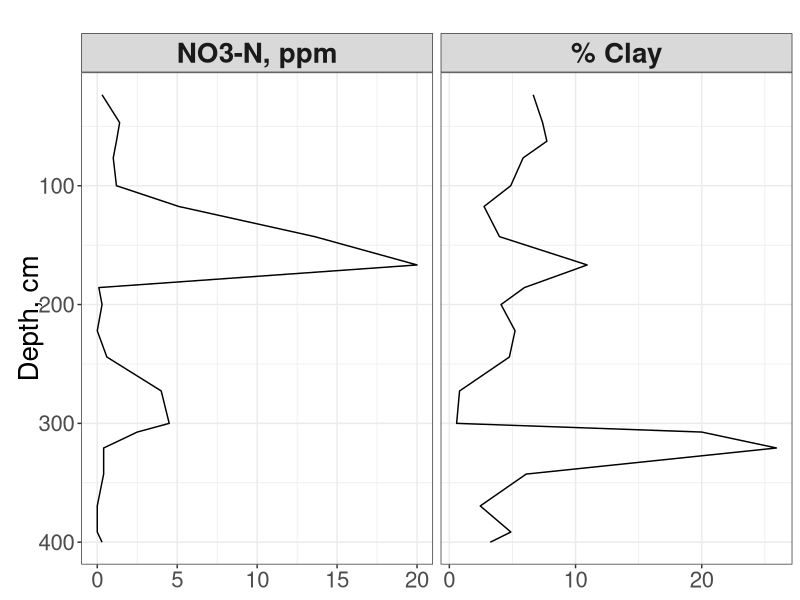

Write R code to recreate this figure.
library(ggplot2)
library(reshape2)
library(grid)

#x11()
#your data, note changed field names
foo=read.csv("para_15-10_samples.csv",stringsAsFactors=FALSE)
corez=read.csv("para_15-10_cores.csv",stringsAsFactors=FALSE)

#create depths scaled by % recovery
scalez=corez$rec[foo$CORE]
intervalz=foo$BDEPTH-foo$TDEPTH
sintervalz=intervalz/scalez
depthz=cumsum(sintervalz)

#convert Non-detectable into zero values
foo$NO3[which(foo$NO3=="ND")] = 0.0
foo$NO3=as.numeric(foo$NO3)

foo=cbind(foo,depthz)
#foo$NO3
#plot(foo$NO3,-depthz,type="l")

#grid.locator()
#log <- structure(list(Depth = foo$depthz, Nitrate = foo$NO3, Clay = foo$Clay, .Names #= c("Depth", "NO3-N", "%Clay"), class = "data.frame"))

#melting
subset=data.frame(foo$depthz,foo$NO3,foo$Clay)#,foo$PH,foo$EC)
colnames(subset)=c("Depth","NO3-N, ppm","% Clay")#,"pH","EC, uS/cm")
melted <- melt(subset, id.vars='Depth')

sp <- ggplot(melted, x=value, y=Depth) +
    theme_bw() + 
    geom_path(aes(value,Depth,ylab="Depth, cm")) + 
    labs(title='') +
    scale_y_reverse(name=("Depth, cm")) + 
    scale_x_continuous(name=("Value")) +
    facet_grid(. ~ variable, scales='free_x') +
    theme(strip.text.x = element_text(size = 20,face="bold"),
          axis.title.x = element_blank(),
          axis.text.x  = element_text(size=16),
          axis.title.y = element_text(vjust=-0.5,size=20),
          axis.text.y  = element_text(size=16))
sp

#sp=qplot(foo$NO3, depthz,geom="path")+scale_y_reverse()
#sp
#sp=qplot(foo$Clay, depthz,geom="path")+scale_y_reverse()
#sp

#Clay and NO3 are significantly positively correlated for samples with appreciable NO3
subse=foo[which(foo$NO3>2.5),]
#subse
#ee=(lm(subse$NO3~subse$Clay))
#plot(subse$NO3~subse$Clay)
#abline(ee)
#summary(ee)
#plot(ee)

#grid.locator()
